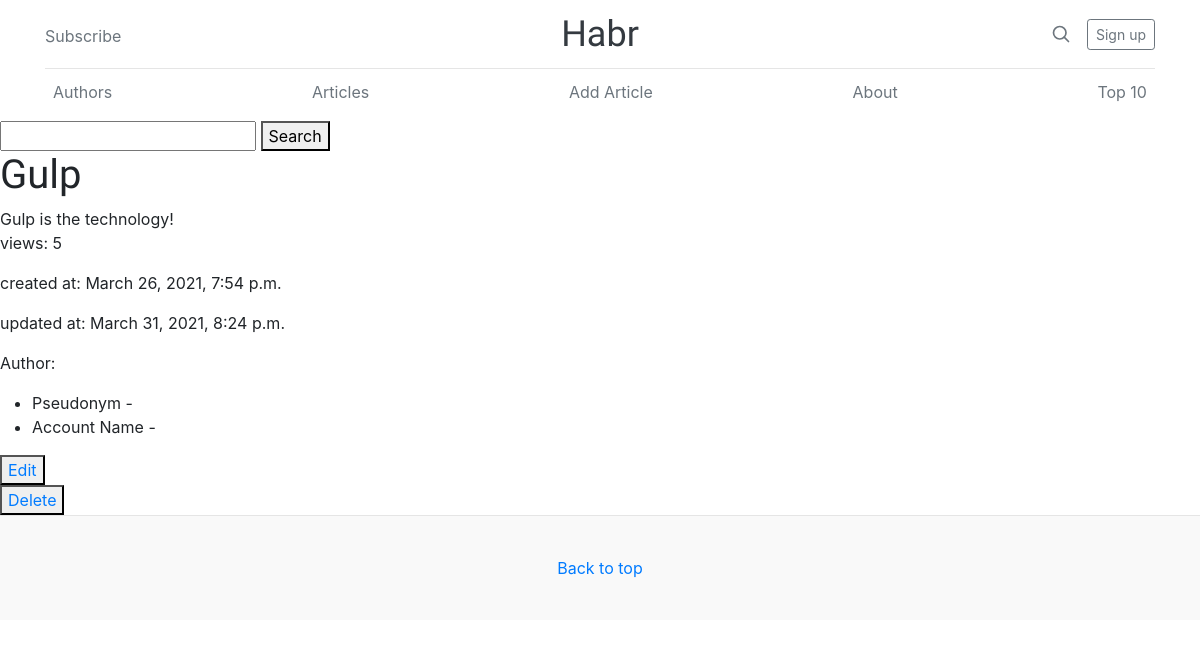
/article/6/, run on the app's committed database.
### core/models.py (models this page shows, shortened)
class Article(models.Model):
    title = models.CharField(max_length = 255)
    text = models.TextField()
    author = models.ForeignKey(
        to = "Author",
        on_delete = models.SET_NULL,
        null = True, blank = True,
        related_name = "article",
        verbose_name = "Автор"
    )
    readers = models.ManyToManyField(
        to = User,
        related_name = "read_articles",
        blank = True,
    )
    views = models.IntegerField(
        default=0,
        verbose_name="views"
    )
    created_at = models.DateTimeField(
        auto_now_add=True,
        null=True,
    )
    updated_at = models.DateTimeField(auto_now=True)
    is_active = models.BooleanField(default=True)
    picture = models.ImageField(upload_to="articles_image", null=True, blank=True, verbose_name="Picture name")

### core/views.py (the view)
# urls.py: path("article/<int:id>/", article, name = "article"),
def article(request, id):
    article = Article.objects.get(id = id)
    article.views += 1
    article.save()
    return render(
        request,
        "article.html",
        {"article": article}
    )

### core/templates/article.html (shortened to what this page needs)
{% extends 'base.html' %}
{% block content %}
    <h1>{{ article.title }}</h1>
    <div>{{ article.text }}</div>
    <p>views: {{ article.views }}</p>
    <p>created at: {{ article.created_at }}</p>
    <p>updated at: {{ article.updated_at }}</p>
    <p>
        Author:
        <ul>
            <li>Pseudonym - {{ article.author.nickname }}</li>
            <li>Account Name - {{ article.author.user.username }}</li>
        </ul>
    </p>
    <button><a href="{% url 'article-edit' article.id %}">Edit</a></button>
    <br>
    <button><a href="{% url 'article-delete' article.id %}">Delete</a></button>
{% endblock %}

### core/static/blog.css (style rules this page uses)
h1, h2, h3, h4, h5, h6 { font-family: 'Lexend', sans-serif;; }

### data on the page
Article: title "Gulp", text "Gulp is the technology!", views "5", created_at "March 26, 2021, 7:54 p.m.", updated_at "March 31, 2021, 8:24 p.m."
